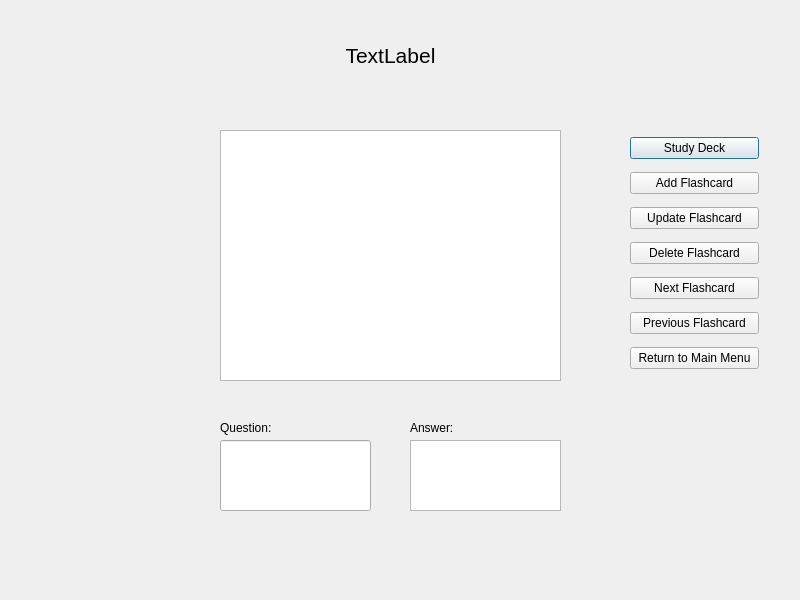
<?xml version="1.0" encoding="UTF-8"?>
<ui version="4.0">
 <class>DeckWindow</class>
 <widget class="QDialog" name="DeckWindow">
  <property name="geometry">
   <rect>
    <x>0</x>
    <y>0</y>
    <width>800</width>
    <height>600</height>
   </rect>
  </property>
  <property name="windowTitle">
   <string>Dialog</string>
  </property>
  <widget class="QLabel" name="labelTitle">
   <property name="geometry">
    <rect>
     <x>290</x>
     <y>20</y>
     <width>201</width>
     <height>71</height>
    </rect>
   </property>
   <property name="font">
    <font>
     <pointsize>16</pointsize>
    </font>
   </property>
   <property name="text">
    <string>TextLabel</string>
   </property>
   <property name="alignment">
    <set>Qt::AlignmentFlag::AlignCenter</set>
   </property>
  </widget>
  <widget class="QListView" name="listViewDeck">
   <property name="geometry">
    <rect>
     <x>220</x>
     <y>130</y>
     <width>341</width>
     <height>251</height>
    </rect>
   </property>
  </widget>
  <widget class="QLineEdit" name="lineEditQuestion">
   <property name="geometry">
    <rect>
     <x>220</x>
     <y>440</y>
     <width>151</width>
     <height>71</height>
    </rect>
   </property>
   <property name="cursor">
    <cursorShape>SizeFDiagCursor</cursorShape>
   </property>
   <property name="alignment">
    <set>Qt::AlignmentFlag::AlignLeading|Qt::AlignmentFlag::AlignLeft|Qt::AlignmentFlag::AlignTop</set>
   </property>
  </widget>
  <widget class="QTextEdit" name="textEditAnswer">
   <property name="geometry">
    <rect>
     <x>410</x>
     <y>440</y>
     <width>151</width>
     <height>71</height>
    </rect>
   </property>
   <property name="cursor" stdset="0">
    <cursorShape>IBeamCursor</cursorShape>
   </property>
  </widget>
  <widget class="QWidget" name="verticalLayoutWidget">
   <property name="geometry">
    <rect>
     <x>630</x>
     <y>130</y>
     <width>129</width>
     <height>251</height>
    </rect>
   </property>
   <layout class="QVBoxLayout" name="verticalLayout">
    <item>
     <widget class="QPushButton" name="pushButtonStudy">
      <property name="text">
       <string>Study Deck</string>
      </property>
     </widget>
    </item>
    <item>
     <widget class="QPushButton" name="pushButtonNew">
      <property name="text">
       <string>Add Flashcard</string>
      </property>
     </widget>
    </item>
    <item>
     <widget class="QPushButton" name="pushButtonUpdate">
      <property name="text">
       <string>Update Flashcard</string>
      </property>
     </widget>
    </item>
    <item>
     <widget class="QPushButton" name="pushButtonDelete">
      <property name="text">
       <string>Delete Flashcard</string>
      </property>
     </widget>
    </item>
    <item>
     <widget class="QPushButton" name="pushButtonNext">
      <property name="text">
       <string>Next Flashcard</string>
      </property>
     </widget>
    </item>
    <item>
     <widget class="QPushButton" name="pushButtonPrevious">
      <property name="text">
       <string>Previous Flashcard</string>
      </property>
     </widget>
    </item>
    <item>
     <widget class="QPushButton" name="pushButtonMenu">
      <property name="text">
       <string>Return to Main Menu</string>
      </property>
     </widget>
    </item>
   </layout>
  </widget>
  <widget class="QLabel" name="questionLabel">
   <property name="geometry">
    <rect>
     <x>220</x>
     <y>420</y>
     <width>71</width>
     <height>16</height>
    </rect>
   </property>
   <property name="text">
    <string>Question:</string>
   </property>
  </widget>
  <widget class="QLabel" name="answerLabel">
   <property name="geometry">
    <rect>
     <x>410</x>
     <y>420</y>
     <width>71</width>
     <height>16</height>
    </rect>
   </property>
   <property name="text">
    <string>Answer:</string>
   </property>
  </widget>
 </widget>
 <resources/>
 <connections/>
</ui>
